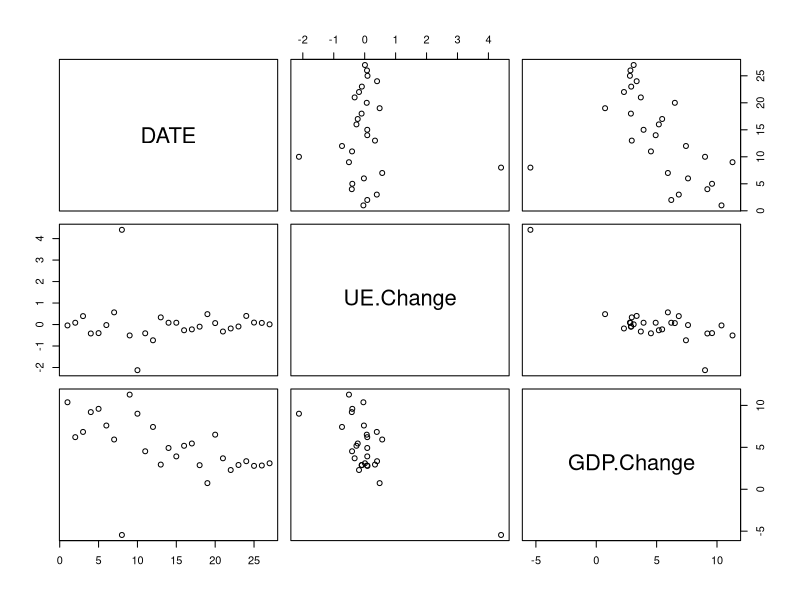
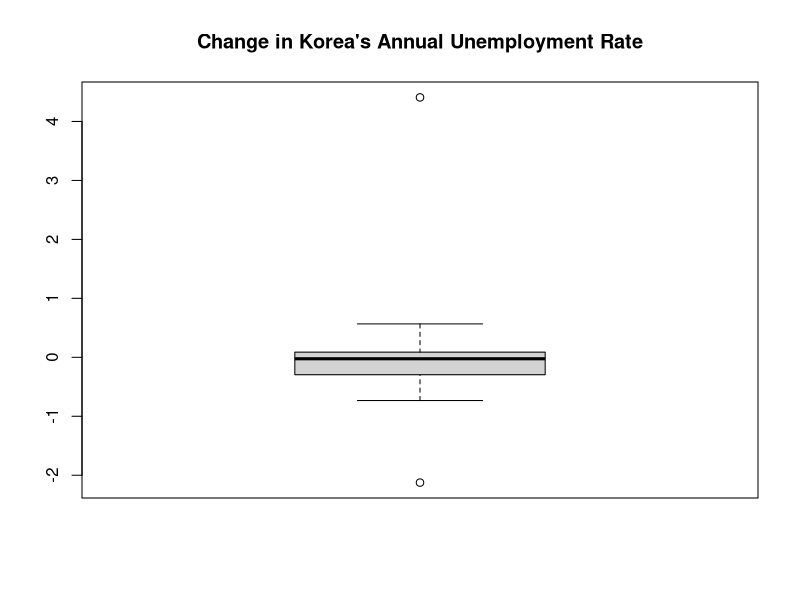
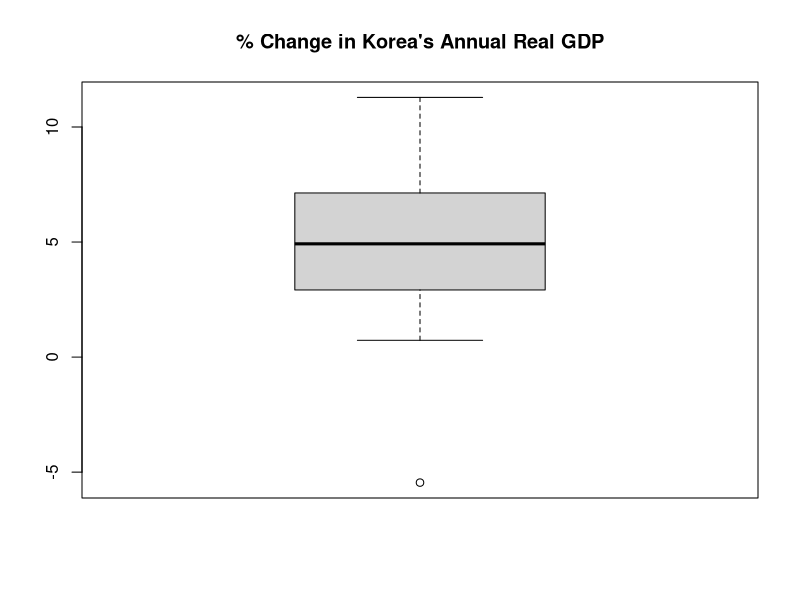
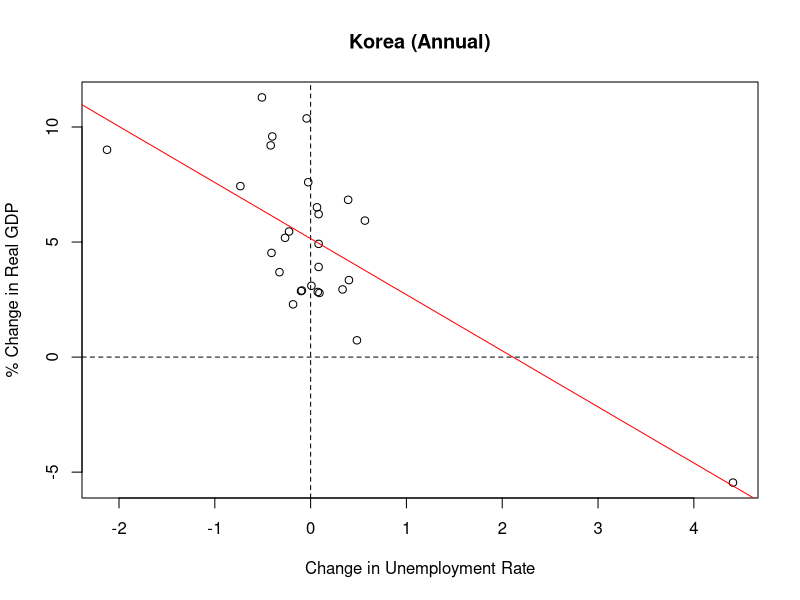
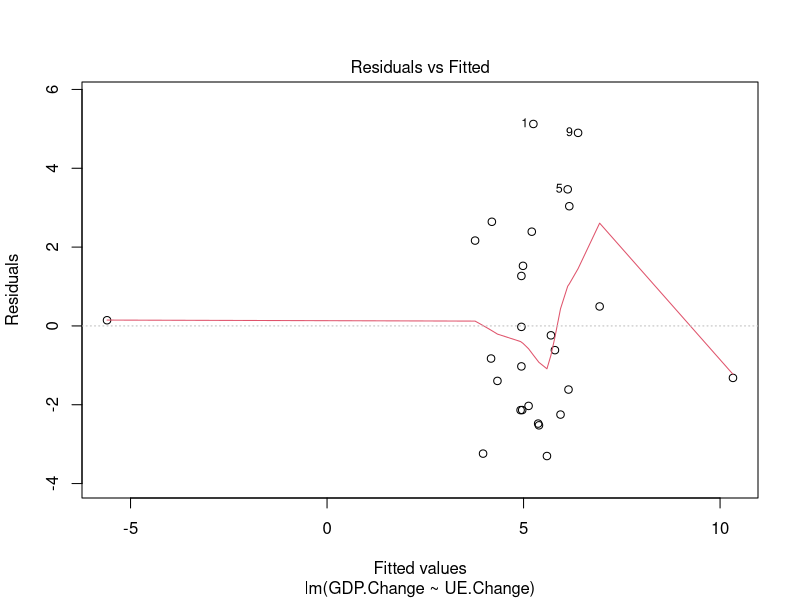
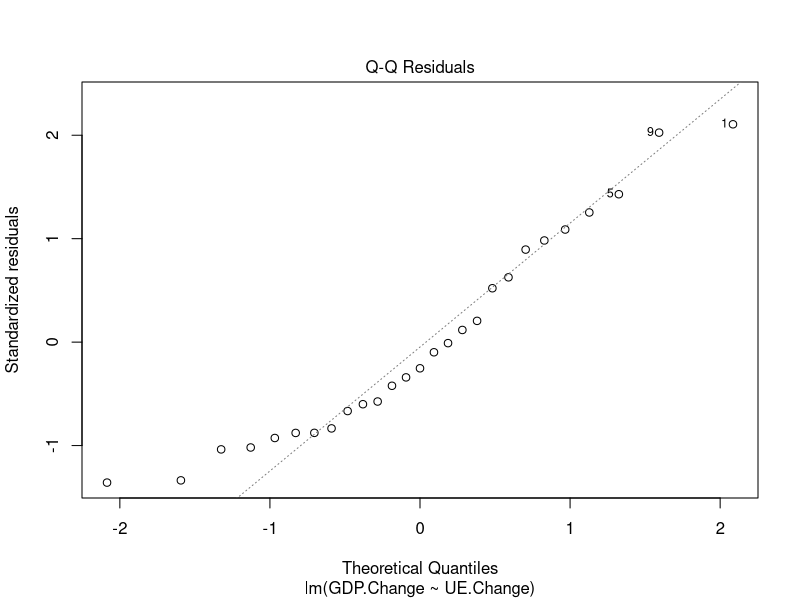
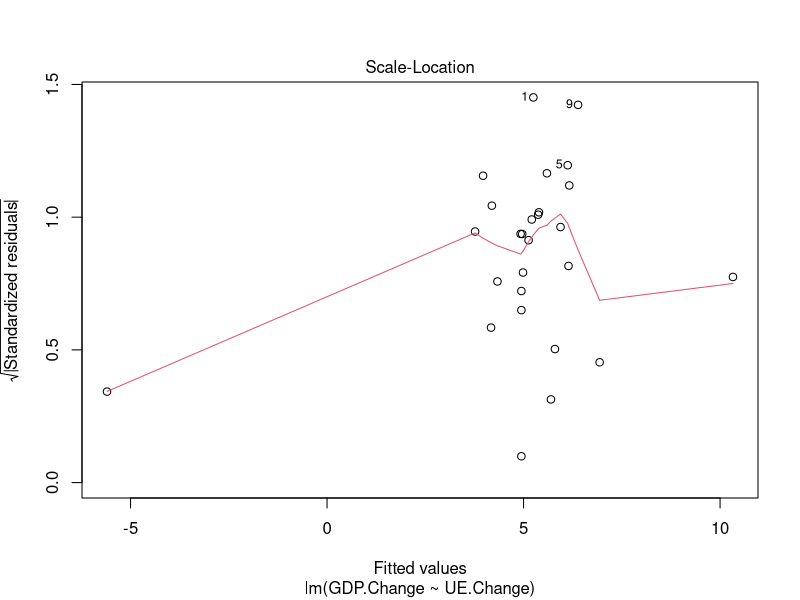
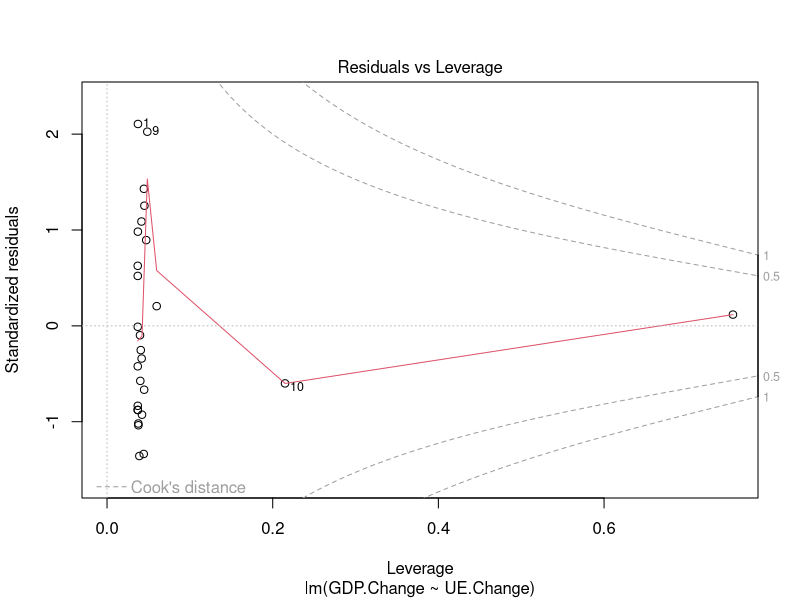

These figures' R source, in order:
######################
# Testing Okun's Law #
######################

# Okun's Law (Differences Version) states that a 1 point increase in unemployment rate is associated with a 3 point decrease in  
#   real GDP (some texts suggest a 2 point decrease). We will test Okun's Law using annual data from Korea and Brazil. The data 
#   was obtained from the Federal Reserve Bank of St Louis (https://fred.stlouisfed.org/)


#########
# Korea #
#########

# setup
getwd()

korea.ue <- read.csv("Korea UE Change.csv")
korea.gdp <- read.csv("Korea Real GDP Change.csv")

# data clean
korea <- merge(korea.ue, korea.gdp)
colnames(korea) <- c("DATE", "UE.Change", "GDP.Change")

head(korea)

# exploratory
attach(korea)

plot(korea)
summary(korea)

boxplot(UE.Change, main="Change in Korea's Annual Unemployment Rate")
boxplot(GDP.Change, main="% Change in Korea's Annual Real GDP")

plot(UE.Change, GDP.Change, xlab="Change in Unemployment Rate", ylab="% Change in Real GDP", main="Korea (Annual)")
abline(h=0, v=0, col="black", lty=2)

# linear regression
# delta(GDP) = alpha + beta*delta(UE) 
korea.model <- lm(GDP.Change ~ UE.Change)
summary(korea.model)      # beta-hat is significant

abline(korea.model, col="red")

detach(korea)

# diagnostic plots
plot(korea.model)  

# confidence interval test with 0.05 alpha  -> null hypothesis: beta = -3; alternative hypothesis: beta != -3
confint(korea.model, "UE.Change", level=0.95)     # fail to reject since -3 is in the CI range


##########
# Brazil #
##########

# setup
brazil.ue <- read.csv("Brazil UE Change.csv")
brazil.gdp <- read.csv("Brazil Real GDP Change.csv")

# data clean
brazil <- merge(brazil.ue, brazil.gdp)
colnames(brazil) <- c("DATE", "UE.Change", "GDP.Change")
head(brazil)

#exploratory 
attach(brazil)
plot(brazil)
summary(brazil)

boxplot(UE.Change, main="Change in Brazil's Annual Unemployment Rate")
boxplot(GDP.Change, main="% Change in Brazil's Annual Real GDP")

plot(UE.Change, GDP.Change, xlab="Change in Unemployment Rate", ylab="% Change in Real GDP", main="Brazil (Annual)")
abline(h=0, v=0, col="black", lty=2)

# linear regression 
# delta(GDP) = alpha + beta*delta(UE) 
brazil.model <-lm(GDP.Change ~ UE.Change)
summary(brazil.model)      # beta-hat is significant

abline(brazil.model, col="blue")

detach(brazil)

# diagnostic plots
plot(brazil.model)

# confidence interval test with 0.05 alpha  -> null hypothesis: beta = -3; alternative hypothesis: beta != -3
confint(brazil.model, "UE.Change", level=0.95)    # reject null since -3 is not in CI range -> beta does not equal -3
                                                  # okun's law does not hold in brazil
